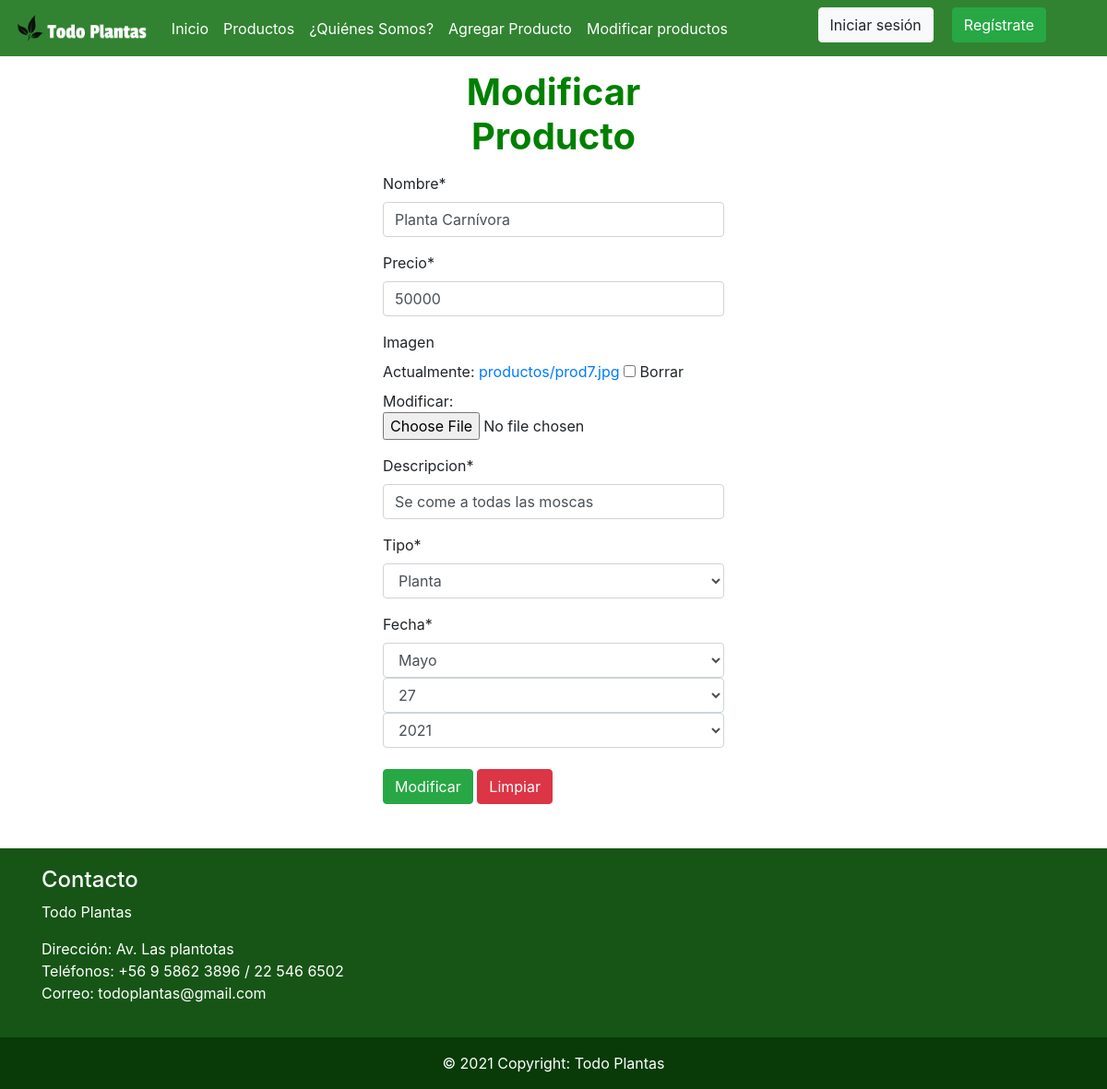
The app's page /modificarproducto/13/ with its own data.
### app/models.py (models this page shows, shortened)
class Producto(models.Model):
    nombre = models.CharField(max_length=40)
    precio = models.IntegerField()
    imagen = models.ImageField(null=True, blank=True, upload_to= "productos")
    descripcion = models.CharField(max_length=60)
    tipo = models.ForeignKey(TipoProducto, on_delete=models.CASCADE)
    fecha = models.DateField()

class TipoProducto(models.Model):
    tipo = models.CharField(max_length=40)
    def __str__(self):
        return self.tipo

### app/views.py (the view)
# urls.py: path('modificarproducto/<id>/', modificar_producto, name="modificar_producto"),
def modificar_producto(request, id):
    producto = Producto.objects.get(id=id)
    datos = {
        'form' : ProductoForm(instance=producto)
    }
    if request.method == 'POST':
        formulario = ProductoForm(request.POST,request.FILES,instance=producto)
        if formulario.is_valid():
            formulario.save()
            datos['mensaje'] = "Producto modificado correctamente"
            datos['form'] = formulario
    return render(request, 'app/modificar_producto.html', datos)

### app/forms.py
class ProductoForm(ModelForm):
    nombre = forms.CharField(min_length=4,max_length=40)
    precio = forms.IntegerField(min_value=2000)
    descripcion = forms.CharField(min_length=5, max_length=60)
    class Meta:
        model = Producto
        fields = ['nombre','precio', 'imagen','descripcion','tipo', 'fecha']
        widgets = {
            'fecha': forms.SelectDateWidget(years=range(2015, 2030))
        }

### app/templates/app/modificar_producto.html (shortened to what this page needs)
{% extends 'app/base.html' %}
{% load static %}
{% block contenido %}
{% load crispy_forms_tags %}
<div class="container-fluid" style="margin-bottom: 4%;">
    <div class="row">
        <div class="col-12 col-md-4 offset-md-4">
            <h1 class= "text-center" style="margin-top: 4%; margin-bottom: 4%; color: green; font-weight: bold;">Modificar Producto</h1>
            <form action="" method="POST" enctype="multipart/form-data">
                <table>
                    {{ form | crispy }}
                </table>
                <div style="margin-top: 2%;">
                    <input type="submit" class="btn btn-success" value="Modificar">
                    <input type="reset" class="btn btn-danger" value="Limpiar">
                </div>
            </form>
        </div>
    </div>
</div>
{% endblock %}

### records on screen
Producto: nombre "Planta Carnívora", precio "50000", descripcion "Se come a todas las moscas"
TipoProducto: tipo "Planta"
